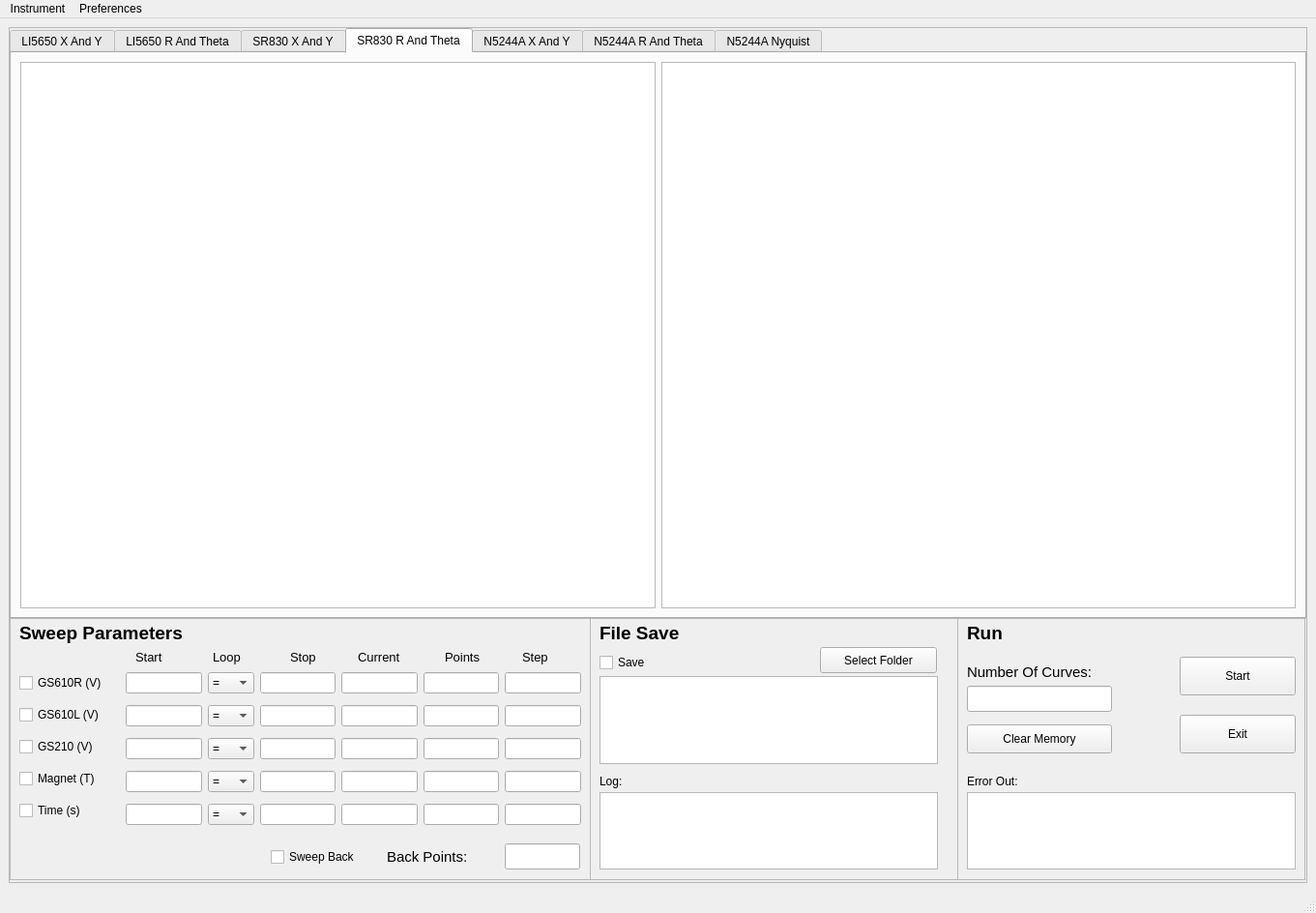
<?xml version="1.0" encoding="UTF-8"?>
<ui version="4.0">
 <class>MainWindow</class>
 <widget class="QMainWindow" name="MainWindow">
  <property name="geometry">
   <rect>
    <x>0</x>
    <y>0</y>
    <width>1361</width>
    <height>944</height>
   </rect>
  </property>
  <property name="windowTitle">
   <string>LAB</string>
  </property>
  <property name="windowIcon">
   <iconset>
    <normaloff>../QuantumPointContact.png</normaloff>../QuantumPointContact.png</iconset>
  </property>
  <widget class="QWidget" name="centralwidget">
   <layout class="QGridLayout" name="gridLayout_9">
    <item row="0" column="0">
     <widget class="QScrollArea" name="scrollArea">
      <property name="minimumSize">
       <size>
        <width>800</width>
        <height>500</height>
       </size>
      </property>
      <property name="sizeAdjustPolicy">
       <enum>QAbstractScrollArea::AdjustToContentsOnFirstShow</enum>
      </property>
      <property name="widgetResizable">
       <bool>true</bool>
      </property>
      <widget class="QWidget" name="scrollAreaWidgetContents">
       <property name="geometry">
        <rect>
         <x>0</x>
         <y>0</y>
         <width>1341</width>
         <height>882</height>
        </rect>
       </property>
       <property name="minimumSize">
        <size>
         <width>1340</width>
         <height>875</height>
        </size>
       </property>
       <widget class="QTabWidget" name="figures_tabWidget">
        <property name="geometry">
         <rect>
          <x>0</x>
          <y>0</y>
          <width>1341</width>
          <height>611</height>
         </rect>
        </property>
        <property name="minimumSize">
         <size>
          <width>0</width>
          <height>0</height>
         </size>
        </property>
        <property name="cursor">
         <cursorShape>ArrowCursor</cursorShape>
        </property>
        <property name="whatsThis">
         <string/>
        </property>
        <property name="currentIndex">
         <number>3</number>
        </property>
        <widget class="QWidget" name="LI5650XY_tab">
         <attribute name="title">
          <string>LI5650 X And Y</string>
         </attribute>
         <layout class="QGridLayout" name="gridLayout_2">
          <item row="0" column="1">
           <widget class="PlotWidget" name="LI5650Y_figure"/>
          </item>
          <item row="0" column="0">
           <widget class="PlotWidget" name="LI5650X_figure"/>
          </item>
         </layout>
        </widget>
        <widget class="QWidget" name="LI560RTheta_tab">
         <attribute name="title">
          <string>LI5650 R And Theta</string>
         </attribute>
         <layout class="QGridLayout" name="gridLayout_5">
          <item row="0" column="1">
           <widget class="PlotWidget" name="LI5650Theta_figure"/>
          </item>
          <item row="0" column="0">
           <widget class="PlotWidget" name="LI5650R_figure"/>
          </item>
         </layout>
        </widget>
        <widget class="QWidget" name="SR830XY_tab">
         <attribute name="title">
          <string>SR830 X And Y</string>
         </attribute>
         <layout class="QGridLayout" name="gridLayout_6">
          <item row="0" column="0">
           <widget class="PlotWidget" name="SR830X_figure"/>
          </item>
          <item row="0" column="1">
           <widget class="PlotWidget" name="SR830Y_figure"/>
          </item>
         </layout>
        </widget>
        <widget class="QWidget" name="SR830RTheta_tab">
         <attribute name="title">
          <string>SR830 R And Theta</string>
         </attribute>
         <layout class="QGridLayout" name="gridLayout_7">
          <item row="0" column="0">
           <widget class="PlotWidget" name="SR830R_figure"/>
          </item>
          <item row="0" column="1">
           <widget class="PlotWidget" name="SR830Theta_figure"/>
          </item>
         </layout>
        </widget>
        <widget class="QWidget" name="N5244AXY_tab">
         <attribute name="title">
          <string>N5244A X And Y</string>
         </attribute>
         <layout class="QGridLayout" name="gridLayout_3">
          <item row="0" column="0">
           <widget class="PlotWidget" name="N5244AX_figure"/>
          </item>
          <item row="0" column="1">
           <widget class="PlotWidget" name="N5244AY_figure"/>
          </item>
         </layout>
        </widget>
        <widget class="QWidget" name="N5244ARTheta_tab">
         <attribute name="title">
          <string>N5244A R And Theta</string>
         </attribute>
         <layout class="QGridLayout" name="gridLayout_4">
          <item row="0" column="0">
           <widget class="PlotWidget" name="N5244AR_figure"/>
          </item>
          <item row="0" column="1">
           <widget class="PlotWidget" name="N5244ATheta_figure"/>
          </item>
         </layout>
        </widget>
        <widget class="QWidget" name="N5244ANyquist_tab">
         <attribute name="title">
          <string>N5244A Nyquist</string>
         </attribute>
         <layout class="QGridLayout" name="gridLayout_8">
          <item row="0" column="0">
           <widget class="PlotWidget" name="N5244ANyquist_figure"/>
          </item>
         </layout>
        </widget>
       </widget>
       <widget class="QFrame" name="sweepParameters_frame">
        <property name="geometry">
         <rect>
          <x>0</x>
          <y>610</y>
          <width>601</width>
          <height>271</height>
         </rect>
        </property>
        <property name="frameShape">
         <enum>QFrame::StyledPanel</enum>
        </property>
        <property name="frameShadow">
         <enum>QFrame::Raised</enum>
        </property>
        <widget class="QWidget" name="verticalLayoutWidget">
         <property name="geometry">
          <rect>
           <x>10</x>
           <y>50</y>
           <width>117</width>
           <height>171</height>
          </rect>
         </property>
         <layout class="QVBoxLayout" name="checkbox_verticalLayout">
          <item>
           <widget class="QCheckBox" name="GS610R_checkBox">
            <property name="text">
             <string>GS610R (V)</string>
            </property>
           </widget>
          </item>
          <item>
           <widget class="QCheckBox" name="GS610L_checkBox">
            <property name="text">
             <string>GS610L (V)</string>
            </property>
           </widget>
          </item>
          <item>
           <widget class="QCheckBox" name="GS210_checkBox">
            <property name="text">
             <string>GS210 (V)</string>
            </property>
           </widget>
          </item>
          <item>
           <widget class="QCheckBox" name="Magnet_checkBox">
            <property name="text">
             <string>Magnet (T)</string>
            </property>
           </widget>
          </item>
          <item>
           <widget class="QCheckBox" name="Time_checkBox">
            <property name="text">
             <string>Time (s)</string>
            </property>
           </widget>
          </item>
         </layout>
        </widget>
        <widget class="QWidget" name="gridLayoutWidget">
         <property name="geometry">
          <rect>
           <x>120</x>
           <y>50</y>
           <width>471</width>
           <height>171</height>
          </rect>
         </property>
         <layout class="QGridLayout" name="gridLayout">
          <item row="1" column="0">
           <layout class="QHBoxLayout" name="GS610RInput_horizontalLayout">
            <item>
             <widget class="QLineEdit" name="GS610RStart_lineEdit"/>
            </item>
            <item>
             <widget class="QComboBox" name="GS610RLoop_comboBox">
              <item>
               <property name="text">
                <string>=</string>
               </property>
              </item>
              <item>
               <property name="text">
                <string>1-&gt;</string>
               </property>
              </item>
              <item>
               <property name="text">
                <string>2-&gt;</string>
               </property>
              </item>
              <item>
               <property name="text">
                <string>3-&gt;</string>
               </property>
              </item>
              <item>
               <property name="text">
                <string>4-&gt;</string>
               </property>
              </item>
              <item>
               <property name="text">
                <string>5-&gt;</string>
               </property>
              </item>
             </widget>
            </item>
            <item>
             <widget class="QLineEdit" name="GS610RStop_lineEdit"/>
            </item>
            <item>
             <widget class="QLineEdit" name="GS610RCurrent_lineEdit"/>
            </item>
            <item>
             <widget class="QLineEdit" name="GS610RPoints_lineEdit"/>
            </item>
            <item>
             <widget class="QLineEdit" name="GS610RStep_lineEdit"/>
            </item>
           </layout>
          </item>
          <item row="4" column="0">
           <layout class="QHBoxLayout" name="MagnetInput_horizontalLayout">
            <item>
             <widget class="QLineEdit" name="MagnetStart_lineEdit"/>
            </item>
            <item>
             <widget class="QComboBox" name="MagnetLoop_comboBox">
              <item>
               <property name="text">
                <string>=</string>
               </property>
              </item>
              <item>
               <property name="text">
                <string>1-&gt;</string>
               </property>
              </item>
              <item>
               <property name="text">
                <string>2-&gt;</string>
               </property>
              </item>
              <item>
               <property name="text">
                <string>3-&gt;</string>
               </property>
              </item>
              <item>
               <property name="text">
                <string>4-&gt;</string>
               </property>
              </item>
              <item>
               <property name="text">
                <string>5-&gt;</string>
               </property>
              </item>
             </widget>
            </item>
            <item>
             <widget class="QLineEdit" name="MagnetStop_lineEdit"/>
            </item>
            <item>
             <widget class="QLineEdit" name="MagnetCurrent_lineEdit"/>
            </item>
            <item>
             <widget class="QLineEdit" name="MagnetPoints_lineEdit"/>
            </item>
            <item>
             <widget class="QLineEdit" name="MagnetStep_lineEdit"/>
            </item>
           </layout>
          </item>
          <item row="3" column="0">
           <layout class="QHBoxLayout" name="GS210Input_horizontalLayout">
            <item>
             <widget class="QLineEdit" name="GS210Start_lineEdit"/>
            </item>
            <item>
             <widget class="QComboBox" name="GS210Loop_comboBox">
              <item>
               <property name="text">
                <string>=</string>
               </property>
              </item>
              <item>
               <property name="text">
                <string>1-&gt;</string>
               </property>
              </item>
              <item>
               <property name="text">
                <string>2-&gt;</string>
               </property>
              </item>
              <item>
               <property name="text">
                <string>3-&gt;</string>
               </property>
              </item>
              <item>
               <property name="text">
                <string>4-&gt;</string>
               </property>
              </item>
              <item>
               <property name="text">
                <string>5-&gt;</string>
               </property>
              </item>
             </widget>
            </item>
            <item>
             <widget class="QLineEdit" name="GS210Stop_lineEdit"/>
            </item>
            <item>
             <widget class="QLineEdit" name="GS210Current_lineEdit"/>
            </item>
            <item>
             <widget class="QLineEdit" name="GS210Points_lineEdit"/>
            </item>
            <item>
             <widget class="QLineEdit" name="GS210Step_lineEdit"/>
            </item>
           </layout>
          </item>
          <item row="2" column="0">
           <layout class="QHBoxLayout" name="GS610LInput_horizontalLayout">
            <item>
             <widget class="QLineEdit" name="GS610LStart_lineEdit"/>
            </item>
            <item>
             <widget class="QComboBox" name="GS610LLoop_comboBox">
              <item>
               <property name="text">
                <string>=</string>
               </property>
              </item>
              <item>
               <property name="text">
                <string>1-&gt;</string>
               </property>
              </item>
              <item>
               <property name="text">
                <string>2-&gt;</string>
               </property>
              </item>
              <item>
               <property name="text">
                <string>3-&gt;</string>
               </property>
              </item>
              <item>
               <property name="text">
                <string>4-&gt;</string>
               </property>
              </item>
              <item>
               <property name="text">
                <string>5-&gt;</string>
               </property>
              </item>
             </widget>
            </item>
            <item>
             <widget class="QLineEdit" name="GS610LStop_lineEdit"/>
            </item>
            <item>
             <widget class="QLineEdit" name="GS610LCurrent_lineEdit"/>
            </item>
            <item>
             <widget class="QLineEdit" name="GS610LPoints_lineEdit"/>
            </item>
            <item>
             <widget class="QLineEdit" name="GS610LStep_lineEdit"/>
            </item>
           </layout>
          </item>
          <item row="5" column="0">
           <layout class="QHBoxLayout" name="TimeInput_horizontalLayout">
            <item>
             <widget class="QLineEdit" name="TimeStart_lineEdit"/>
            </item>
            <item>
             <widget class="QComboBox" name="TimeLoop_comboBox">
              <item>
               <property name="text">
                <string>=</string>
               </property>
              </item>
              <item>
               <property name="text">
                <string>1-&gt;</string>
               </property>
              </item>
              <item>
               <property name="text">
                <string>2-&gt;</string>
               </property>
              </item>
              <item>
               <property name="text">
                <string>3-&gt;</string>
               </property>
              </item>
              <item>
               <property name="text">
                <string>4-&gt;</string>
               </property>
              </item>
              <item>
               <property name="text">
                <string>5-&gt;</string>
               </property>
              </item>
             </widget>
            </item>
            <item>
             <widget class="QLineEdit" name="TimeStop_lineEdit"/>
            </item>
            <item>
             <widget class="QLineEdit" name="TimeCurrent_lineEdit"/>
            </item>
            <item>
             <widget class="QLineEdit" name="TimePoints_lineEdit"/>
            </item>
            <item>
             <widget class="QLineEdit" name="TimeStep_lineEdit"/>
            </item>
           </layout>
          </item>
         </layout>
        </widget>
        <widget class="QLineEdit" name="backPoints_lineEdit">
         <property name="geometry">
          <rect>
           <x>512</x>
           <y>233</y>
           <width>78</width>
           <height>27</height>
          </rect>
         </property>
        </widget>
        <widget class="QLabel" name="backPoints_label">
         <property name="geometry">
          <rect>
           <x>390</x>
           <y>237</y>
           <width>121</width>
           <height>20</height>
          </rect>
         </property>
         <property name="font">
          <font>
           <pointsize>11</pointsize>
          </font>
         </property>
         <property name="text">
          <string>Back Points:</string>
         </property>
        </widget>
        <widget class="QCheckBox" name="sweepBack_checkBox">
         <property name="geometry">
          <rect>
           <x>270</x>
           <y>237</y>
           <width>121</width>
           <height>20</height>
          </rect>
         </property>
         <property name="text">
          <string>Sweep Back</string>
         </property>
        </widget>
        <widget class="QLabel" name="sweepStart_label">
         <property name="geometry">
          <rect>
           <x>130</x>
           <y>30</y>
           <width>61</width>
           <height>21</height>
          </rect>
         </property>
         <property name="font">
          <font>
           <family>Arial</family>
           <pointsize>10</pointsize>
          </font>
         </property>
         <property name="text">
          <string>Start</string>
         </property>
        </widget>
        <widget class="QLabel" name="sweepCurrent_label">
         <property name="geometry">
          <rect>
           <x>360</x>
           <y>30</y>
           <width>71</width>
           <height>21</height>
          </rect>
         </property>
         <property name="font">
          <font>
           <family>Arial</family>
           <pointsize>10</pointsize>
          </font>
         </property>
         <property name="text">
          <string>Current</string>
         </property>
        </widget>
        <widget class="QLabel" name="sweepPoints_label">
         <property name="geometry">
          <rect>
           <x>450</x>
           <y>30</y>
           <width>61</width>
           <height>21</height>
          </rect>
         </property>
         <property name="font">
          <font>
           <family>Arial</family>
           <pointsize>10</pointsize>
          </font>
         </property>
         <property name="text">
          <string>Points</string>
         </property>
        </widget>
        <widget class="QLabel" name="sweepLoop_label">
         <property name="geometry">
          <rect>
           <x>210</x>
           <y>30</y>
           <width>51</width>
           <height>21</height>
          </rect>
         </property>
         <property name="font">
          <font>
           <family>Arial</family>
           <pointsize>10</pointsize>
          </font>
         </property>
         <property name="text">
          <string>Loop</string>
         </property>
        </widget>
        <widget class="QLabel" name="sweepStop_label">
         <property name="geometry">
          <rect>
           <x>290</x>
           <y>30</y>
           <width>51</width>
           <height>21</height>
          </rect>
         </property>
         <property name="font">
          <font>
           <family>Arial</family>
           <pointsize>10</pointsize>
          </font>
         </property>
         <property name="text">
          <string>Stop</string>
         </property>
        </widget>
        <widget class="QLabel" name="sweepStep_label">
         <property name="geometry">
          <rect>
           <x>530</x>
           <y>30</y>
           <width>61</width>
           <height>21</height>
          </rect>
         </property>
         <property name="font">
          <font>
           <family>Arial</family>
           <pointsize>10</pointsize>
          </font>
         </property>
         <property name="text">
          <string>Step</string>
         </property>
        </widget>
        <widget class="QLabel" name="sweepLabel">
         <property name="geometry">
          <rect>
           <x>10</x>
           <y>0</y>
           <width>221</width>
           <height>30</height>
          </rect>
         </property>
         <property name="font">
          <font>
           <pointsize>14</pointsize>
           <weight>75</weight>
           <bold>true</bold>
          </font>
         </property>
         <property name="text">
          <string>Sweep Parameters</string>
         </property>
        </widget>
        <zorder>gridLayoutWidget</zorder>
        <zorder>backPoints_lineEdit</zorder>
        <zorder>backPoints_label</zorder>
        <zorder>sweepBack_checkBox</zorder>
        <zorder>sweepStart_label</zorder>
        <zorder>sweepCurrent_label</zorder>
        <zorder>sweepPoints_label</zorder>
        <zorder>sweepLoop_label</zorder>
        <zorder>sweepStop_label</zorder>
        <zorder>sweepStep_label</zorder>
        <zorder>sweepLabel</zorder>
        <zorder>verticalLayoutWidget</zorder>
       </widget>
       <widget class="QFrame" name="fileSave_frame">
        <property name="geometry">
         <rect>
          <x>600</x>
          <y>610</y>
          <width>381</width>
          <height>271</height>
         </rect>
        </property>
        <property name="frameShape">
         <enum>QFrame::StyledPanel</enum>
        </property>
        <property name="frameShadow">
         <enum>QFrame::Raised</enum>
        </property>
        <widget class="QTextEdit" name="folderPath_textEdit">
         <property name="geometry">
          <rect>
           <x>10</x>
           <y>60</y>
           <width>350</width>
           <height>91</height>
          </rect>
         </property>
        </widget>
        <widget class="QLabel" name="fileSave_label">
         <property name="geometry">
          <rect>
           <x>10</x>
           <y>0</y>
           <width>121</width>
           <height>30</height>
          </rect>
         </property>
         <property name="font">
          <font>
           <pointsize>14</pointsize>
           <weight>75</weight>
           <bold>true</bold>
          </font>
         </property>
         <property name="text">
          <string>File Save</string>
         </property>
        </widget>
        <widget class="QPushButton" name="selectFolder_pushButton">
         <property name="geometry">
          <rect>
           <x>238</x>
           <y>30</y>
           <width>121</width>
           <height>27</height>
          </rect>
         </property>
         <property name="text">
          <string>Select Folder</string>
         </property>
        </widget>
        <widget class="QCheckBox" name="save_checkBox">
         <property name="geometry">
          <rect>
           <x>10</x>
           <y>36</y>
           <width>97</width>
           <height>20</height>
          </rect>
         </property>
         <property name="text">
          <string>Save</string>
         </property>
        </widget>
        <widget class="QLabel" name="log_label">
         <property name="geometry">
          <rect>
           <x>10</x>
           <y>160</y>
           <width>80</width>
           <height>17</height>
          </rect>
         </property>
         <property name="text">
          <string>Log:</string>
         </property>
        </widget>
        <widget class="QTextEdit" name="log_textEdit">
         <property name="geometry">
          <rect>
           <x>10</x>
           <y>180</y>
           <width>350</width>
           <height>80</height>
          </rect>
         </property>
        </widget>
       </widget>
       <widget class="QFrame" name="run_frame">
        <property name="geometry">
         <rect>
          <x>980</x>
          <y>610</y>
          <width>360</width>
          <height>271</height>
         </rect>
        </property>
        <property name="frameShape">
         <enum>QFrame::StyledPanel</enum>
        </property>
        <property name="frameShadow">
         <enum>QFrame::Raised</enum>
        </property>
        <widget class="QTextEdit" name="errorOut_textEdit">
         <property name="geometry">
          <rect>
           <x>10</x>
           <y>180</y>
           <width>340</width>
           <height>80</height>
          </rect>
         </property>
        </widget>
        <widget class="QLabel" name="errorOut_label">
         <property name="geometry">
          <rect>
           <x>10</x>
           <y>160</y>
           <width>80</width>
           <height>17</height>
          </rect>
         </property>
         <property name="text">
          <string>Error Out:</string>
         </property>
        </widget>
        <widget class="QLineEdit" name="numberOfCurves_lineEdit">
         <property name="geometry">
          <rect>
           <x>10</x>
           <y>70</y>
           <width>150</width>
           <height>27</height>
          </rect>
         </property>
        </widget>
        <widget class="QPushButton" name="clearMemory_pushButton">
         <property name="geometry">
          <rect>
           <x>10</x>
           <y>110</y>
           <width>150</width>
           <height>30</height>
          </rect>
         </property>
         <property name="text">
          <string>Clear Memory</string>
         </property>
        </widget>
        <widget class="QPushButton" name="exit_pushButton">
         <property name="geometry">
          <rect>
           <x>230</x>
           <y>100</y>
           <width>120</width>
           <height>40</height>
          </rect>
         </property>
         <property name="text">
          <string>Exit</string>
         </property>
        </widget>
        <widget class="QPushButton" name="start_pushButton">
         <property name="enabled">
          <bool>true</bool>
         </property>
         <property name="geometry">
          <rect>
           <x>230</x>
           <y>40</y>
           <width>120</width>
           <height>40</height>
          </rect>
         </property>
         <property name="text">
          <string>Start</string>
         </property>
        </widget>
        <widget class="QLabel" name="run_label">
         <property name="geometry">
          <rect>
           <x>10</x>
           <y>0</y>
           <width>71</width>
           <height>30</height>
          </rect>
         </property>
         <property name="font">
          <font>
           <pointsize>14</pointsize>
           <weight>75</weight>
           <bold>true</bold>
          </font>
         </property>
         <property name="text">
          <string>Run</string>
         </property>
        </widget>
        <widget class="QLabel" name="numberOfCurves_label">
         <property name="geometry">
          <rect>
           <x>10</x>
           <y>40</y>
           <width>171</width>
           <height>31</height>
          </rect>
         </property>
         <property name="font">
          <font>
           <pointsize>11</pointsize>
          </font>
         </property>
         <property name="text">
          <string>Number Of Curves:</string>
         </property>
        </widget>
       </widget>
      </widget>
     </widget>
    </item>
   </layout>
  </widget>
  <widget class="QMenuBar" name="menubar">
   <property name="geometry">
    <rect>
     <x>0</x>
     <y>0</y>
     <width>1361</width>
     <height>20</height>
    </rect>
   </property>
   <property name="defaultUp">
    <bool>false</bool>
   </property>
   <property name="nativeMenuBar">
    <bool>false</bool>
   </property>
   <widget class="QMenu" name="menuInstrument">
    <property name="title">
     <string>Instrument</string>
    </property>
    <addaction name="controlDialog_action"/>
    <addaction name="measureDialog_action"/>
   </widget>
   <widget class="QMenu" name="preferences_menu">
    <property name="title">
     <string>Preferences</string>
    </property>
    <widget class="QMenu" name="style_menu">
     <property name="title">
      <string>Style</string>
     </property>
     <addaction name="windows_action"/>
     <addaction name="fusion_action"/>
     <addaction name="windowsvistaa_action"/>
    </widget>
    <addaction name="style_menu"/>
   </widget>
   <addaction name="menuInstrument"/>
   <addaction name="preferences_menu"/>
  </widget>
  <widget class="QStatusBar" name="statusbar">
   <property name="enabled">
    <bool>true</bool>
   </property>
  </widget>
  <action name="actionConnect">
   <property name="text">
    <string>Connect</string>
   </property>
  </action>
  <action name="actionDisconnect">
   <property name="text">
    <string>Disconnect</string>
   </property>
  </action>
  <action name="actionSet_Up">
   <property name="text">
    <string>Set Up</string>
   </property>
  </action>
  <action name="actionConnect_2">
   <property name="text">
    <string>Connect</string>
   </property>
  </action>
  <action name="actionDisconnect_2">
   <property name="text">
    <string>Disconnect</string>
   </property>
  </action>
  <action name="actionSet_Up_2">
   <property name="text">
    <string>Set Up</string>
   </property>
  </action>
  <action name="actionConnect_3">
   <property name="text">
    <string>Connect</string>
   </property>
  </action>
  <action name="actionDisconnect_3">
   <property name="text">
    <string>Disconnect</string>
   </property>
  </action>
  <action name="controlDialog_action">
   <property name="text">
    <string>Control</string>
   </property>
  </action>
  <action name="measureDialog_action">
   <property name="text">
    <string>Measure</string>
   </property>
  </action>
  <action name="motif_action">
   <property name="text">
    <string>Motif</string>
   </property>
  </action>
  <action name="windows_action">
   <property name="text">
    <string>Windows</string>
   </property>
  </action>
  <action name="fusion_action">
   <property name="text">
    <string>Fusion</string>
   </property>
  </action>
  <action name="plastique_action">
   <property name="text">
    <string>Plastique</string>
   </property>
  </action>
  <action name="cleanlooks_action">
   <property name="text">
    <string>Cleanlooks</string>
   </property>
  </action>
  <action name="windowsvista_action">
   <property name="text">
    <string>Windowsvista</string>
   </property>
  </action>
  <action name="windowsvista_action_2">
   <property name="text">
    <string>Gtk+</string>
   </property>
  </action>
  <action name="windowsvistaa_action">
   <property name="text">
    <string>Windowsvista</string>
   </property>
  </action>
 </widget>
 <customwidgets>
  <customwidget>
   <class>PlotWidget</class>
   <extends>QGraphicsView</extends>
   <header>pyqtgraph</header>
  </customwidget>
 </customwidgets>
 <tabstops>
  <tabstop>GS610R_checkBox</tabstop>
  <tabstop>GS610RStart_lineEdit</tabstop>
  <tabstop>GS610RLoop_comboBox</tabstop>
  <tabstop>GS610RStop_lineEdit</tabstop>
  <tabstop>GS610RCurrent_lineEdit</tabstop>
  <tabstop>GS610RPoints_lineEdit</tabstop>
  <tabstop>GS610RStep_lineEdit</tabstop>
  <tabstop>GS610L_checkBox</tabstop>
  <tabstop>GS610LStart_lineEdit</tabstop>
  <tabstop>GS610LLoop_comboBox</tabstop>
  <tabstop>GS610LStop_lineEdit</tabstop>
  <tabstop>GS610LCurrent_lineEdit</tabstop>
  <tabstop>GS610LPoints_lineEdit</tabstop>
  <tabstop>GS610LStep_lineEdit</tabstop>
  <tabstop>GS210_checkBox</tabstop>
  <tabstop>GS210Start_lineEdit</tabstop>
  <tabstop>GS210Loop_comboBox</tabstop>
  <tabstop>GS210Stop_lineEdit</tabstop>
  <tabstop>GS210Current_lineEdit</tabstop>
  <tabstop>GS210Points_lineEdit</tabstop>
  <tabstop>GS210Step_lineEdit</tabstop>
  <tabstop>Magnet_checkBox</tabstop>
  <tabstop>MagnetStart_lineEdit</tabstop>
  <tabstop>MagnetLoop_comboBox</tabstop>
  <tabstop>MagnetStop_lineEdit</tabstop>
  <tabstop>MagnetCurrent_lineEdit</tabstop>
  <tabstop>MagnetPoints_lineEdit</tabstop>
  <tabstop>MagnetStep_lineEdit</tabstop>
  <tabstop>Time_checkBox</tabstop>
  <tabstop>TimeStart_lineEdit</tabstop>
  <tabstop>TimeLoop_comboBox</tabstop>
  <tabstop>TimeStop_lineEdit</tabstop>
  <tabstop>TimeCurrent_lineEdit</tabstop>
  <tabstop>TimePoints_lineEdit</tabstop>
  <tabstop>TimeStep_lineEdit</tabstop>
  <tabstop>sweepBack_checkBox</tabstop>
  <tabstop>backPoints_lineEdit</tabstop>
  <tabstop>save_checkBox</tabstop>
  <tabstop>selectFolder_pushButton</tabstop>
  <tabstop>folderPath_textEdit</tabstop>
  <tabstop>log_textEdit</tabstop>
  <tabstop>numberOfCurves_lineEdit</tabstop>
  <tabstop>errorOut_textEdit</tabstop>
  <tabstop>clearMemory_pushButton</tabstop>
  <tabstop>exit_pushButton</tabstop>
  <tabstop>start_pushButton</tabstop>
 </tabstops>
 <resources/>
 <connections/>
</ui>
